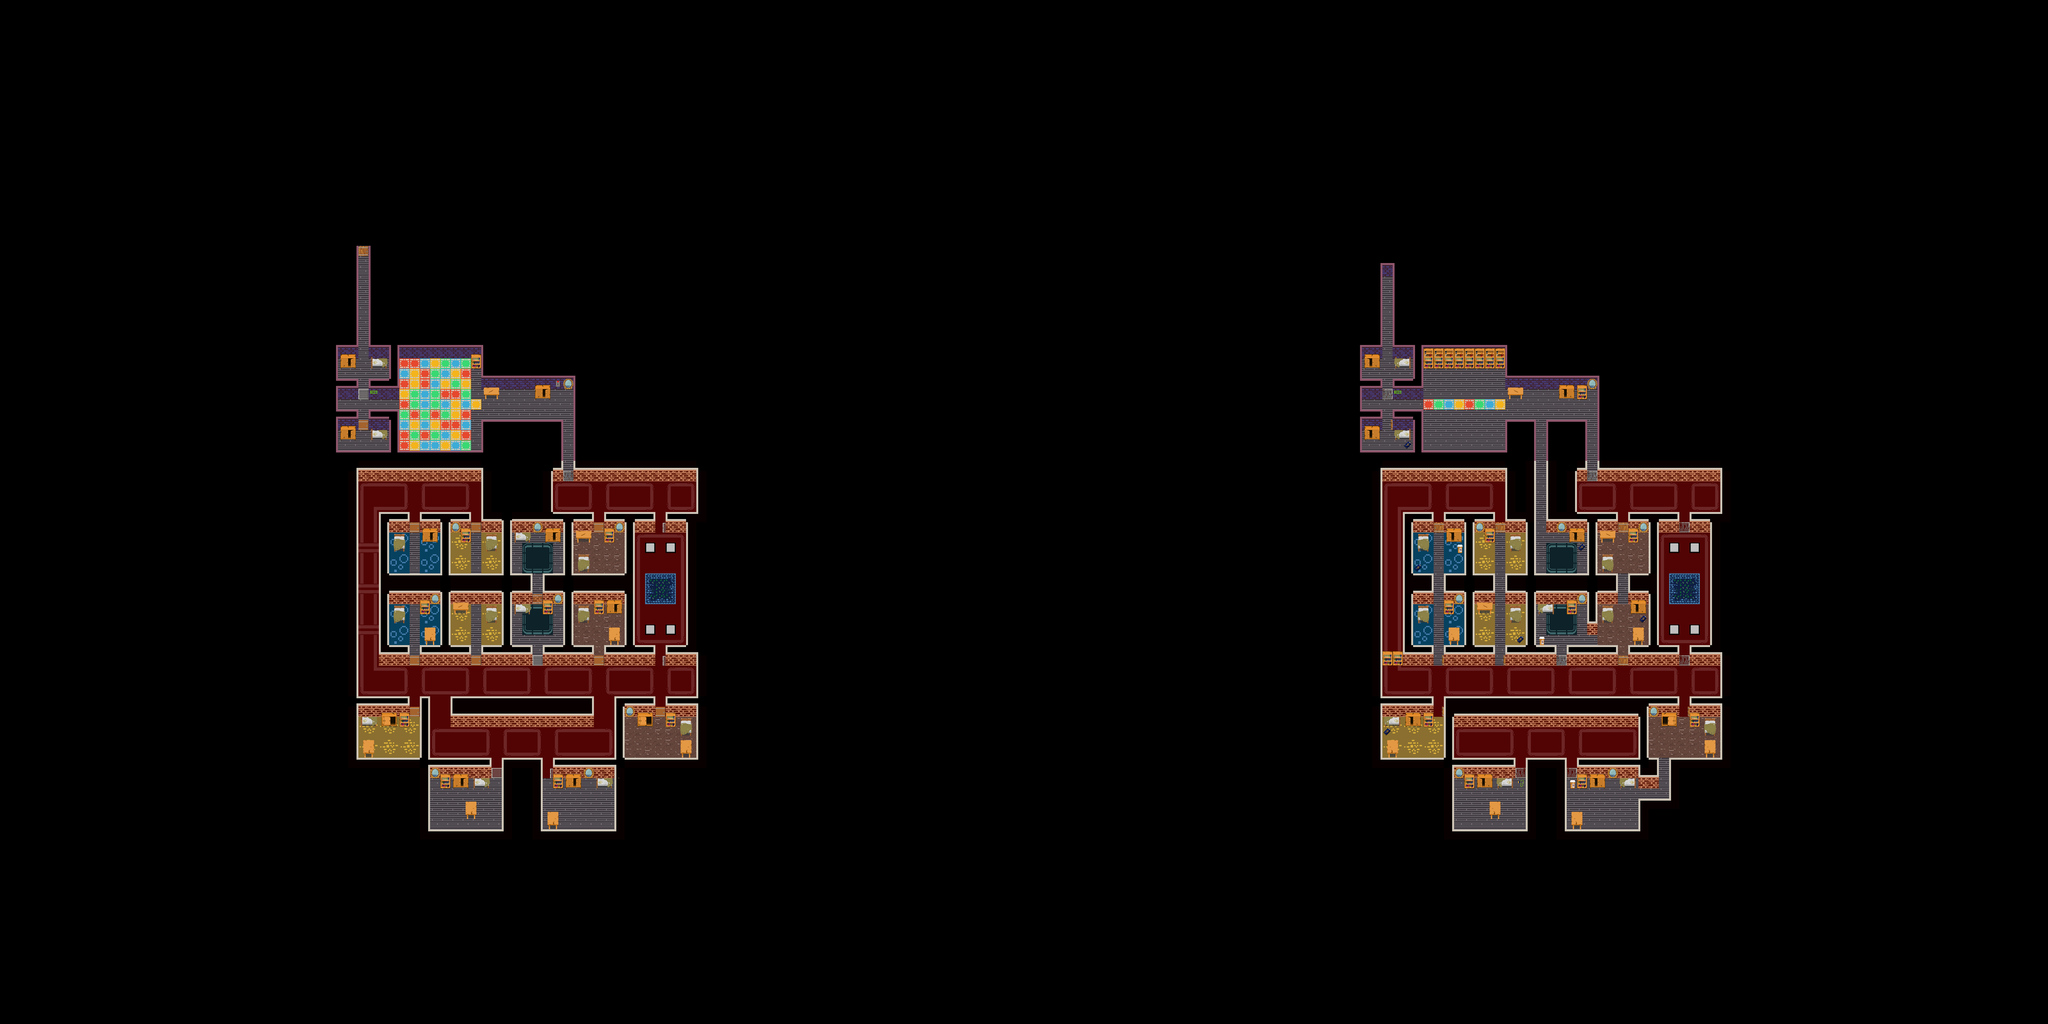

The image is a tile-based game level rendered from a .tmx file. Its description and source (layers, tilesets, objects; grid data summarised) follow:
An orthogonal 200x100 tile map with 32x32 px tiles, 3 tile layers (Floor, Wall, Objects), 3 tilesets.

<map version="1.2" tiledversion="1.2.4" orientation="orthogonal" renderorder="right-down" width="200" height="100" tilewidth="32" tileheight="32" infinite="0" nextlayerid="10" nextobjectid="12">
 <tileset firstgid="1" name="floor" tilewidth="32" tileheight="32" tilecount="60" columns="5">
  <image source="../../tilesheet/floor.png" width="160" height="384" />
 </tileset>
 <tileset firstgid="61" name="wall" tilewidth="32" tileheight="32" tilecount="150" columns="5">
  <image source="../../tilesheet/wall.png" width="160" height="960" />
 </tileset>
 <tileset firstgid="211" name="objects" tilewidth="32" tileheight="32" tilecount="240" columns="8">
  <image source="../../tilesheet/objects.png" width="256" height="960" />
 </tileset>
 <layer id="6" name="Floor" width="200" height="100">
  <data>[20000 cells, 1777 non-empty, 47 distinct tile ids]</data>
 </layer>
 <layer id="7" name="Wall" width="200" height="100">
  <data>[20000 cells, 1384 non-empty, 46 distinct tile ids]</data>
 </layer>
 <objectgroup id="5" name="Decorations" />
 <layer id="8" name="Objects" width="200" height="100">
  <data>[20000 cells, 387 non-empty, 66 distinct tile ids]</data>
 </layer>
</map>
